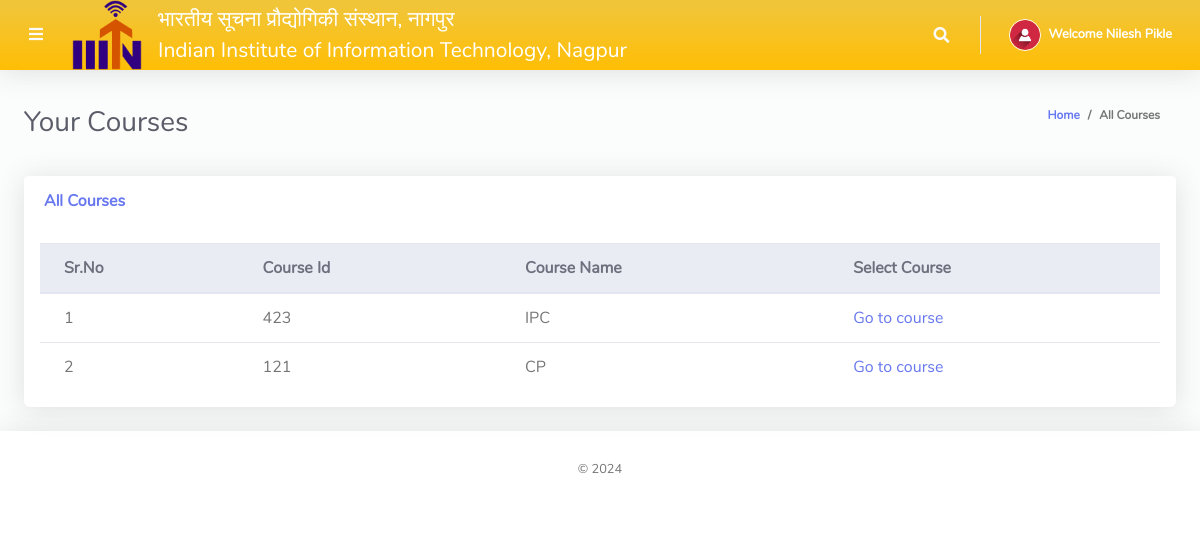
The page /ClassTeacher/index1.php (signed in) on the database its author committed.
### tables this page shows
CREATE TABLE `tblclassteacher` (
  `Id` int(10) NOT NULL,
  `firstName` varchar(255) NOT NULL,
  `lastName` varchar(255) NOT NULL,
  `emailAddress` varchar(255) NOT NULL,
  `password` varchar(255) NOT NULL,
  `phoneNo` varchar(50) NOT NULL,
  `courseId` varchar(10) NOT NULL,
  `dateCreated` varchar(50) NOT NULL
);

CREATE TABLE `tblcourse` (
  `courseId` int(10) NOT NULL,
  `courseName` varchar(255) NOT NULL
);

### ClassTeacher/index1.php (the view, shortened to what this page needs)
<?php
include '../Includes/dbcon.php';
?>
<!DOCTYPE html>
<html lang="en">
<head>
  <link href="../vendor/fontawesome-free/css/all.min.css" rel="stylesheet" type="text/css">
  <link href="../vendor/bootstrap/css/bootstrap.min.css" rel="stylesheet" type="text/css">
  <link href="css/ruang-admin.min.css" rel="stylesheet">
</head>
<body id="page-top">
  <div id="wrapper">
    <div id="content-wrapper" class="d-flex flex-column">
      <div id="content">
       <?php include "Includes/topbar.php";?>
        <div class="container-fluid" id="container-wrapper">
          <div class="d-sm-flex align-items-center justify-content-between mb-4">
            <h1 class="h3 mb-0 text-gray-800">Your Courses</h1>
            <ol class="breadcrumb">
              <li class="breadcrumb-item"><a href="./">Home</a></li>
              <li class="breadcrumb-item active" aria-current="page">All Courses</li>
            </ol>
          </div>
          <div class="row">
            <div class="col-lg-12">
                 <div class="row">
              <div class="col-lg-12">
              <div class="card mb-4">
                <div class="card-header py-3 d-flex flex-row align-items-center justify-content-between">
                  <h6 class="m-0 font-weight-bold text-primary">All Courses</h6>
                </div>
                <div class="table-responsive p-3">
                  <table class="table align-items-center table-flush table-hover" id="dataTableHover">
                    <thead class="thead-light">
                      <tr>
                        <th>Sr.No</th>
                        <th>Course Id</th>
                        <th>Course Name</th>
                        <th>Select Course</th>
                      </tr>
                    </thead>
                    <tbody>
                  <?php
                    $querry = "SELECT emailAddress
                    FROM tblclassteacher
                    WHERE courseId = '$_SESSION[courseId]' ";
          $rs = $conn->query($querry);
              $row = $rs->fetch_assoc();
              $teacherEmail = $row['emailAddress'];
                    $query = "SELECT tblcourse.courseName, tblcourse.courseId
                    FROM tblcourse
                    WHERE tblcourse.courseId IN (
                      SELECT CAST(tblclassteacher.courseId AS SIGNED)
                      FROM tblclassteacher
                      WHERE tblclassteacher.emailAddress = '$teacherEmail'
                    )";
                      $rs = $conn->query($query);
                      $num = $rs->num_rows;
                      $sn=0;
                      if($num > 0)
                      {
                        while ($rows = $rs->fetch_assoc())
                          {
                             $sn = $sn + 1;
                            echo"
                              <tr>
                                <td>".$sn."</td>
                                <td>".$rows['courseId']."</td>
                                <td>".$rows['courseName']."</td>
                                <td><a href='selectCourse.php?courseId=" . $rows['courseId'] . "' target='_blank'>Go to course</a></td>
                              </tr>";
                          }
                      }
                      else
                      {
                           echo
                           "<div class='alert alert-danger' role='alert'>
                            No Record Found!
                            </div>";
                      }
                      ?>
                    </tbody>
                  </table>
                </div>
              </div>
            </div>
            </div>
          </div>
        </div>
      </div>
       <?php include "Includes/footer.php";?>
    </div>
  </div>
</body>
</html>

### ClassTeacher/Includes/topbar.php (shortened to what this page needs)
<?php
  $query = "SELECT * FROM tblclassteacher WHERE Id = ".$_SESSION['userId']."";
  $rs = $conn->query($query);
  $rows = $rs->fetch_assoc();
  $fullName = $rows['firstName']." ".$rows['lastName'];;
?>
<nav class="navbar navbar-expand navbar-light bg-gradient-primary topbar mb-4 static-top">
<button id="sidebarToggleTop" class="btn btn-link rounded-circle mr-3 ml-0">
    <i class="fa fa-bars"></i>
</button>
    <img src="../img/logo/iiitn.png" style="width:70px;height:70px">
            <div class="sidebar-brand-text mx-3" style="white-space: nowrap; color:white; font-size: 21px;">
                भारतीय सूचना प्रौद्योगिकी संस्थान, नागपुर<br>
                Indian Institute of Information Technology, Nagpur <br>
            </div>
          <ul class="navbar-nav ml-auto">
            <li class="nav-item dropdown no-arrow">
              <a class="nav-link dropdown-toggle" href="#" id="searchDropdown" role="button" data-toggle="dropdown"
                aria-haspopup="true" aria-expanded="false">
                <i class="fas fa-search fa-fw"></i>
              </a>
            </li>
            <li class="nav-item dropdown no-arrow">
              <a class="nav-link dropdown-toggle" href="#" id="userDropdown" role="button" data-toggle="dropdown"
                aria-haspopup="true" aria-expanded="false">
                <img class="img-profile rounded-circle" src="img/user-icn.png" style="max-width: 60px">
                <span class="ml-2 d-none d-lg-inline text-white small"><b>Welcome <?php echo $fullName;?></b></span>
              </a>
            </li>
          </ul>
        </nav>

### rows shown on the page
tblclassteacher: fullName "Nilesh Pikle"
tblcourse: courseId "423", courseName "IPC"
tblcourse: courseId "121", courseName "CP"
